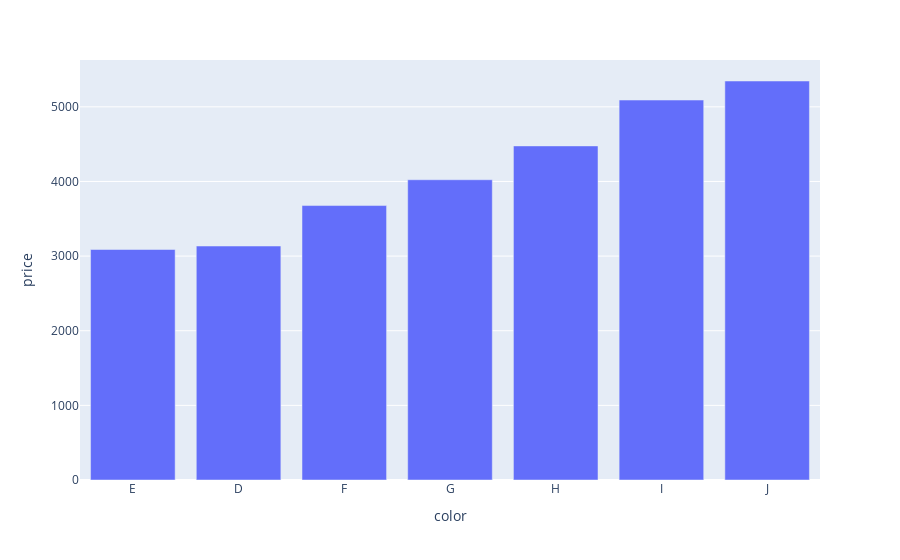

Notebook source saved alongside this figure:
### Code cell
color_prices = diamonds[['color', 'price']].groupby('color', as_index=False).agg('mean').sort_values('price')

px.bar(color_prices, x='color', y='price')

### Figure 1 — Plotly figure (JSON) as saved in the notebook; plotly's stock layout.template omitted (floating-point values rounded to 4 significant figures)
{"data": [{"alignmentgroup": "True", "hovertemplate": "color=%{x}<br>price=%{y}<extra></extra>", "legendgroup": "", "marker": {"color": "#636efa"}, "name": "", "offsetgroup": "", "orientation": "v", "showlegend": false, "textposition": "auto", "type": "bar", "x": ["E", "D", "F", "G", "H", "I", "J"], "xaxis": "x", "y": [3088.0, 3135.0, 3677.0, 4023.0, 4476.0, 5091.0, 5346.0], "yaxis": "y"}], "layout": {"autosize": true, "barmode": "relative", "legend": {"tracegroupgap": 0}, "margin": {"t": 60}, "xaxis": {"anchor": "y", "autorange": true, "domain": [0, 1], "range": [-0.5, 6.5], "title": {"text": "color"}, "type": "category"}, "yaxis": {"anchor": "x", "autorange": true, "domain": [0, 1], "range": [0, 5628.0], "title": {"text": "price"}, "type": "linear"}}}
